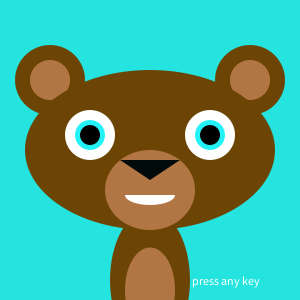
Frame 1 (no input)
Frame 60 (the mouse pressed at the canvas centre just before this capture): identical to frame 1, image omitted
Frame 120 (the mouse held since frame 60 and released just before this capture): identical to frame 1, image omitted

The Processing sketch that drew this single still picture (run headless with seeded random() and noise(); from frame 60 on, the mouse is pressed at the canvas centre):

// Processing sketch: processing_135379
// ── processing_135379.pde

boolean flipFlop = false;
String keyPrompt = "press any key";
int eyeBallDiam;
int earSize;
int eyeColor;

void setup(){
  size(300,300);
  background(#25E3DE);
  textSize(12);
}

void draw(){
  if (flipFlop == false){
    earSize = 70 ;
    eyeBallDiam = 30;
    eyeColor = (#23F2F7);
    //bgcolor = 16;
    background(#25E3DE);

  }
  if (flipFlop == true){
    earSize = 90 ;
    eyeBallDiam = 20;eyeColor = (#FA1C2E) ;
         background(#FA1C2E);
         
  }
  makeFace();
  smooth();
  text(keyPrompt,42,135);
}
  
void keyPressed(){
  flipFlop =! flipFlop;
  keyPrompt = ("");
}
void makeFace(){
  size(300,300);
  
   noStroke();
  rectMode(CENTER);
  // this is important - changes zero location for all future coordinates
  translate(150,150);
  
//ears
fill(#6C4505);
ellipse(-100,-70,earSize,earSize);
ellipse(100,-70,earSize,earSize);
fill(178,118,68);
ellipse(-100,-70,40,40);
ellipse(100,-70,40,40);

//body
fill(#6C4505);
ellipse(0,130,80,140);
fill(178,118,68);
ellipse(0,140,50,85);

//head
fill(#6C4505);
ellipse(0,0,250,160);

//eyes
fill(255);
ellipse(-60,-15,50,50);
ellipse(60,-15,50,50);
fill(255,255,255);
fill(#23F2F7);
ellipse(60,-15,eyeBallDiam,eyeBallDiam);
fill(#23F2F7);
ellipse(-60,-15,eyeBallDiam,eyeBallDiam);
fill(0);
ellipse(-60,-15,20,20);
fill(0);
ellipse(60,-15,20,20);
fill(255);

//muzzle
fill(178,118,68);
ellipse (0,40,90,80);

//nose
fill(#010A0A);
triangle(-30,10,0,30,30,10);
fill(255);

//mouth
arc(0,45,50,20, 0, PI);
}
   


  



     
    
    
